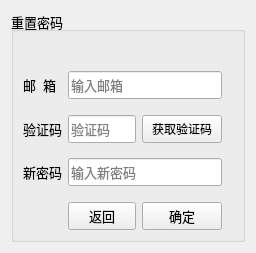
<?xml version="1.0" encoding="UTF-8"?>
<ui version="4.0">
 <class>Form</class>
 <widget class="QWidget" name="Form">
  <property name="geometry">
   <rect>
    <x>0</x>
    <y>0</y>
    <width>250</width>
    <height>253</height>
   </rect>
  </property>
  <property name="windowTitle">
   <string>修改密码</string>
  </property>
  <property name="windowIcon">
   <iconset theme="mail-message-new"/>
  </property>
  <layout class="QVBoxLayout" name="verticalLayout">
   <item>
    <widget class="QGroupBox" name="groupBox">
     <property name="font">
      <font>
       <pointsize>10</pointsize>
      </font>
     </property>
     <property name="title">
      <string>重置密码</string>
     </property>
     <layout class="QGridLayout" name="gridLayout">
      <property name="rightMargin">
       <number>20</number>
      </property>
      <item row="7" column="1" colspan="2">
       <widget class="QLineEdit" name="lineEdit_reNewPwd">
        <property name="minimumSize">
         <size>
          <width>0</width>
          <height>28</height>
         </size>
        </property>
        <property name="maxLength">
         <number>32</number>
        </property>
        <property name="echoMode">
         <enum>QLineEdit::EchoMode::Password</enum>
        </property>
        <property name="placeholderText">
         <string>输入新密码</string>
        </property>
       </widget>
      </item>
      <item row="5" column="1">
       <widget class="QLineEdit" name="lineEdit_reVcode">
        <property name="minimumSize">
         <size>
          <width>0</width>
          <height>28</height>
         </size>
        </property>
        <property name="maxLength">
         <number>4</number>
        </property>
        <property name="placeholderText">
         <string>验证码</string>
        </property>
       </widget>
      </item>
      <item row="6" column="1">
       <spacer name="verticalSpacer_2">
        <property name="orientation">
         <enum>Qt::Orientation::Vertical</enum>
        </property>
        <property name="sizeHint" stdset="0">
         <size>
          <width>20</width>
          <height>40</height>
         </size>
        </property>
       </spacer>
      </item>
      <item row="9" column="2">
       <widget class="QPushButton" name="pushButton_reOk">
        <property name="minimumSize">
         <size>
          <width>0</width>
          <height>28</height>
         </size>
        </property>
        <property name="text">
         <string>确定</string>
        </property>
       </widget>
      </item>
      <item row="3" column="1" colspan="2">
       <widget class="QLineEdit" name="lineEdit_reEmailPath">
        <property name="minimumSize">
         <size>
          <width>0</width>
          <height>28</height>
         </size>
        </property>
        <property name="placeholderText">
         <string>输入邮箱</string>
        </property>
       </widget>
      </item>
      <item row="4" column="1">
       <spacer name="verticalSpacer_3">
        <property name="orientation">
         <enum>Qt::Orientation::Vertical</enum>
        </property>
        <property name="sizeHint" stdset="0">
         <size>
          <width>20</width>
          <height>40</height>
         </size>
        </property>
       </spacer>
      </item>
      <item row="3" column="0">
       <widget class="QLabel" name="label">
        <property name="font">
         <font>
          <pointsize>10</pointsize>
         </font>
        </property>
        <property name="text">
         <string>邮  箱</string>
        </property>
       </widget>
      </item>
      <item row="8" column="1">
       <spacer name="verticalSpacer">
        <property name="orientation">
         <enum>Qt::Orientation::Vertical</enum>
        </property>
        <property name="sizeHint" stdset="0">
         <size>
          <width>20</width>
          <height>40</height>
         </size>
        </property>
       </spacer>
      </item>
      <item row="5" column="0">
       <widget class="QLabel" name="label_2">
        <property name="font">
         <font>
          <pointsize>10</pointsize>
         </font>
        </property>
        <property name="text">
         <string>验证码</string>
        </property>
       </widget>
      </item>
      <item row="0" column="0" colspan="3">
       <widget class="QLabel" name="label_reLed">
        <property name="minimumSize">
         <size>
          <width>0</width>
          <height>0</height>
         </size>
        </property>
        <property name="styleSheet">
         <string notr="true">color: rgb(255, 0, 127);</string>
        </property>
        <property name="text">
         <string/>
        </property>
       </widget>
      </item>
      <item row="5" column="2">
       <widget class="QPushButton" name="pushButton_reGetNum">
        <property name="enabled">
         <bool>true</bool>
        </property>
        <property name="minimumSize">
         <size>
          <width>0</width>
          <height>28</height>
         </size>
        </property>
        <property name="font">
         <font>
          <pointsize>9</pointsize>
         </font>
        </property>
        <property name="text">
         <string>获取验证码</string>
        </property>
       </widget>
      </item>
      <item row="7" column="0">
       <widget class="QLabel" name="label_3">
        <property name="font">
         <font>
          <pointsize>10</pointsize>
         </font>
        </property>
        <property name="text">
         <string>新密码</string>
        </property>
       </widget>
      </item>
      <item row="9" column="1">
       <widget class="QPushButton" name="pushButton_reReturn">
        <property name="minimumSize">
         <size>
          <width>0</width>
          <height>28</height>
         </size>
        </property>
        <property name="maximumSize">
         <size>
          <width>68</width>
          <height>28</height>
         </size>
        </property>
        <property name="text">
         <string>返回</string>
        </property>
       </widget>
      </item>
      <item row="1" column="0">
       <spacer name="verticalSpacer_4">
        <property name="orientation">
         <enum>Qt::Orientation::Vertical</enum>
        </property>
        <property name="sizeHint" stdset="0">
         <size>
          <width>20</width>
          <height>40</height>
         </size>
        </property>
       </spacer>
      </item>
     </layout>
    </widget>
   </item>
  </layout>
 </widget>
 <resources/>
 <connections/>
</ui>
